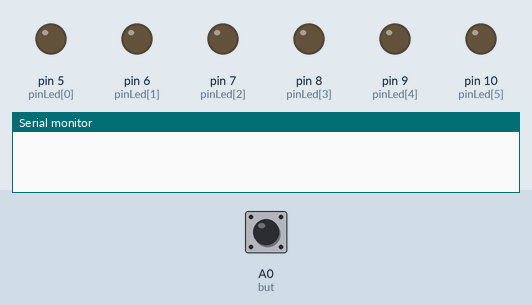
This sketch was run on a simulated Arduino Uno, built with avr-gcc and run on an emulated ATmega328P. Parts: output pins drawn as LEDs (lit = HIGH), the last lines printed to the serial monitor. The test bench sets the inputs (shaded band); at power-on: A0 (but) LOW. Random numbers use the default seed unless the sketch sets one.

Above: at 1.2 s.
1.3 s: A0 (but) pulled HIGH for 3.2 s
At 1.8 s:
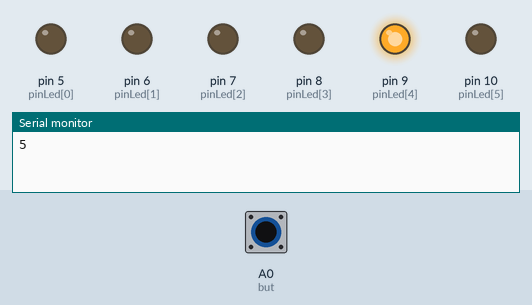
6.8 s: A0 (but) pulled HIGH for 3.2 s
At 9.9 s:
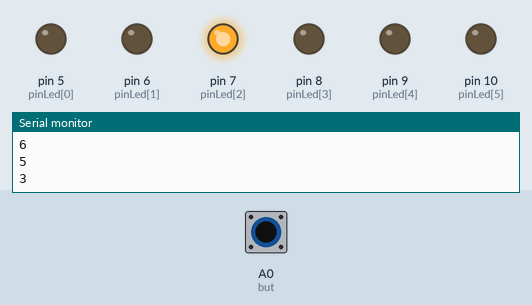
12.3 s: A0 (but) pulled HIGH for 0.15 s
At 15.1 s:
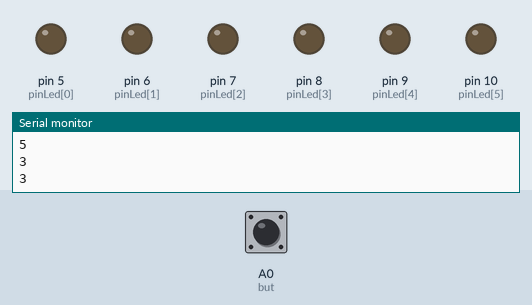
15.4 s: A0 (but) pulled HIGH for 1 s
At 16.1 s:
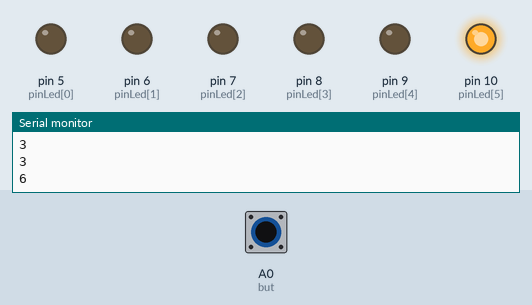
18.9 s: A0 (but) pulled HIGH for 3.2 s
At 21.5 s:
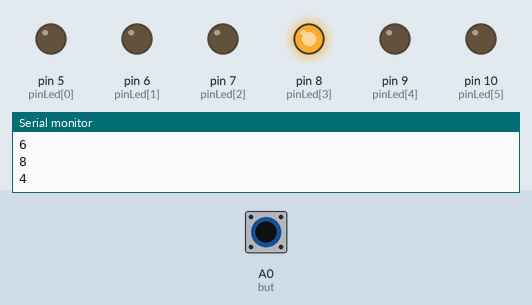
Timing chart, 0 to 24.4 s (numbered marks = the images above; inputs shaded):
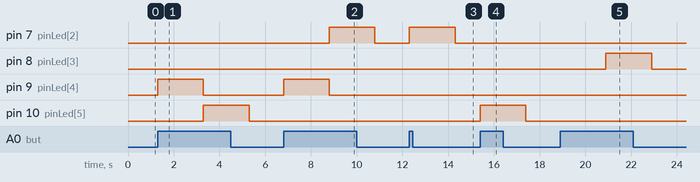

Measured:
- after the input at 1.3 s, pin 9 (pinLed[4]): LOW → HIGH at once, → LOW 2.0 s later; pin 10 (pinLed[5]): LOW → HIGH after 2.0 s, → LOW 2.0 s later
- after the input at 6.8 s, pin 7 (pinLed[2]): LOW → HIGH after 2.0 s, → LOW 2.0 s later; pin 9 (pinLed[4]): LOW → HIGH at once, → LOW 2.0 s later
- after the input at 12.3 s, pin 7 (pinLed[2]): LOW → HIGH at once, → LOW 2.0 s later
- after the input at 15.4 s, pin 10 (pinLed[5]): LOW → HIGH at once, → LOW 2.0 s later
- after the input at 18.9 s, pin 8 (pinLed[3]): LOW → HIGH after 2.0 s, → LOW 2.0 s later

The sketch:

Code.ino
```cpp
int pinLed[] = { 5, 6, 7, 8, 9, 10 };
int but = A0;

void setup() {
  Serial.begin(9600);
  for (int i = 0; i < 8; i++) {
    pinMode(pinLed[i], OUTPUT);
  }
  pinMode(but, INPUT);
  randomSeed(analogRead(0));
}

void loop() {
  int ran = random(1, 8);
  int pinState = digitalRead(but);
  if (pinState == HIGH) {
    digitalWrite(pinLed[ran], HIGH);
    Serial.println(ran + 1);
    delay(2000);
    digitalWrite(pinLed[ran], LOW);
  }
}
```
